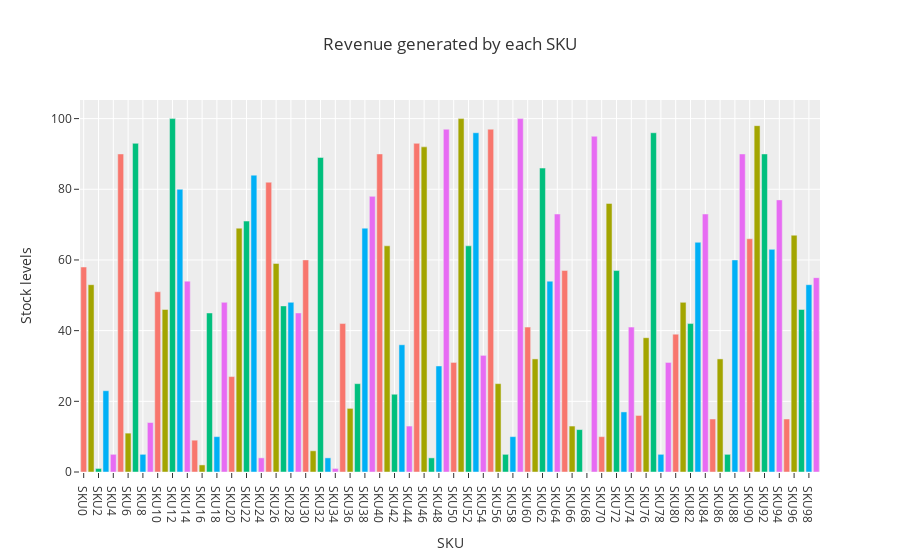

The notebook cell saved with this chart:
### Markdown cell above
+ SKU51 generated the most revenue where as SKU59 generated the least revenue

### Code cell
# Stock levels represent the quantity of products or materials a company holds in its inventory at a specific point in time
# Stock Levels by SKU
stock_levels = px.bar(df, x= "SKU", y= "Stock levels", color= "SKU", title= "Revenue generated by each SKU")
stock_levels.update_layout(showlegend= False)
stock_levels.show()
